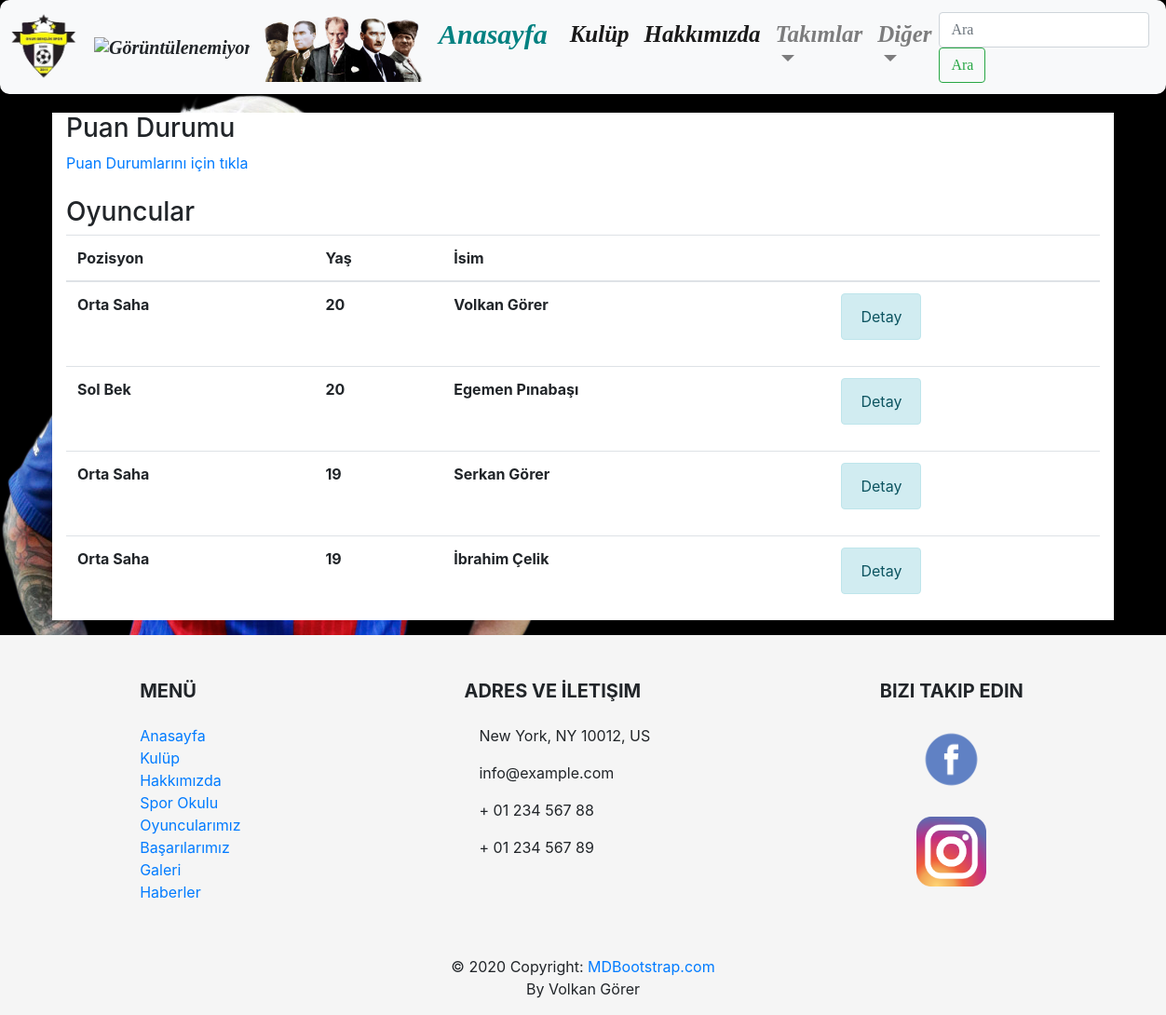
Page /databases/team/2 on the committed database.
### database/models.py (models this page shows, shortened)
class Database(models.Model):
    author = models.ForeignKey("auth.User",on_delete = models.CASCADE,verbose_name = "Kullanıcı")
    category = models.CharField(max_length = 50,verbose_name = "Kategori")
    position = models.CharField(max_length = 50,verbose_name = "Pozisyon")
    name = models.CharField(max_length = 50,verbose_name = "İsim")
    age = models.CharField(max_length = 50,verbose_name = "Yaş")
    size = models.CharField(max_length = 50,verbose_name = "Boy")
    weight = models.CharField(max_length = 50,verbose_name = "Kilo")
    foot = models.CharField(max_length = 50,verbose_name = "Kullandığı Ayak")
    club_history = models.CharField(max_length = 50,verbose_name = "Kulübe Katılma Tarihi")
    hoca_gorüsü = models.TextField()
    player_image = models.FileField(blank=True, null=True,verbose_name="Fotoğraf Ekleyin")
    created_date = models.DateTimeField(auto_now_add=True,verbose_name = "Oluşturulma Tarihi")
    class Meta():
        ordering = ['-age']

### database/views.py (the view)
# urls.py: path('team/<int:id>', views.Team,name = "team"),
def Team(request,id):
    if id == 1:
        oyuncular = Database.objects.filter(category = "A TAKIM")
        context = {
            "oyuncular" : oyuncular
        }
    if id == 2:
        oyuncular = Database.objects.filter(category = "A GENÇ")
        context = {
            "oyuncular" : oyuncular
        }
    if id == 3:
        oyuncular = Database.objects.filter(category = "U 19")
        context = {
            "oyuncular" : oyuncular
        }
    if id == 4:
        oyuncular = Database.objects.filter(category = "U 16")
        context = {
            "oyuncular" : oyuncular
        }
    if id == 5:
        oyuncular = Database.objects.filter(category = "U 15")
        context = {
            "oyuncular" : oyuncular
        }
    if id == 6:
        oyuncular = Database.objects.filter(category = "U 14")
        context = {
            "oyuncular" : oyuncular
        }
    if id == 7:
        oyuncular = Database.objects.filter(category = "U 13")
        context = {
            "oyuncular" : oyuncular
        }
    return render(request,"team.html",context)

### templates/team.html
{% extends "layout.html" %}
{% block body %}
<h3>Puan Durumu </h3>
<a href="http://www.izmiraskf.com/lig/puan_durumu">Puan Durumlarını için tıkla</a>
<br><br>
<h3>Oyuncular</h3>
{% if oyuncular %}
<table class="table">
    <thead>
      <tr>
        <th scope="col">Pozisyon</th>
        <th scope="col">Yaş</th>
        <th scope="col">İsim</th>
        <th scope="col"></th>
      </tr>
    </thead>
    <tbody>
        {% for oyuncu in oyuncular %}
            <tr>
                <th scope="row">{{oyuncu.position}}</th>
                <th scope="row">{{oyuncu.age}}</th>
                <th scope="row">{{oyuncu.name}}</th>
                <th scope="col"><a href="/databases/detail/{{oyuncu.id}}"><button class="alert alert-info">Detay</button></a>  </th>
            </tr>
        {% endfor %}
    </tbody>
</table>
{% else %}
<div class="alert alert-danger">
    Henüz bir içerik bulunmuyor.
</div>
{% endif %}
{% endblock body %}

### rows in the picture
Database: position "Orta Saha", age "20", name "Volkan Görer"
Database: position "Sol Bek", age "20", name "Egemen Pınabaşı"
Database: position "Orta Saha", age "19", name "Serkan Görer"
Database: position "Orta Saha", age "19", name "İbrahim Çelik"
